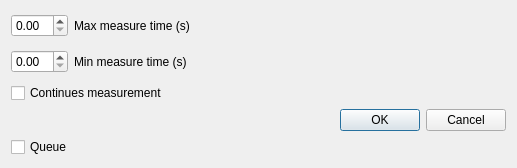
<?xml version="1.0" encoding="UTF-8"?>
<ui version="4.0">
 <class>MeasureDialog</class>
 <widget class="QDialog" name="MeasureDialog">
  <property name="geometry">
   <rect>
    <x>0</x>
    <y>0</y>
    <width>517</width>
    <height>168</height>
   </rect>
  </property>
  <property name="windowTitle">
   <string>Advanced measurement command</string>
  </property>
  <layout class="QGridLayout" name="gridLayout">
   <item row="0" column="0">
    <layout class="QHBoxLayout" name="horizontalLayout">
     <item>
      <widget class="QDoubleSpinBox" name="Maxmeasure">
       <property name="sizePolicy">
        <sizepolicy hsizetype="Fixed" vsizetype="Fixed">
         <horstretch>0</horstretch>
         <verstretch>0</verstretch>
        </sizepolicy>
       </property>
      </widget>
     </item>
     <item>
      <widget class="QLabel" name="label">
       <property name="text">
        <string>Max measure time (s)</string>
       </property>
      </widget>
     </item>
    </layout>
   </item>
   <item row="1" column="0">
    <layout class="QHBoxLayout" name="horizontalLayout_2">
     <item>
      <widget class="QDoubleSpinBox" name="Minmeasure">
       <property name="sizePolicy">
        <sizepolicy hsizetype="Fixed" vsizetype="Fixed">
         <horstretch>0</horstretch>
         <verstretch>0</verstretch>
        </sizepolicy>
       </property>
      </widget>
     </item>
     <item>
      <widget class="QLabel" name="label_2">
       <property name="sizePolicy">
        <sizepolicy hsizetype="Preferred" vsizetype="Preferred">
         <horstretch>0</horstretch>
         <verstretch>0</verstretch>
        </sizepolicy>
       </property>
       <property name="text">
        <string>Min measure time (s)</string>
       </property>
      </widget>
     </item>
    </layout>
   </item>
   <item row="2" column="0">
    <layout class="QHBoxLayout" name="horizontalLayout_3">
     <item>
      <widget class="QCheckBox" name="continues">
       <property name="text">
        <string>Continues measurement</string>
       </property>
      </widget>
     </item>
    </layout>
   </item>
   <item row="4" column="0" alignment="Qt::AlignRight">
    <widget class="QDialogButtonBox" name="buttonBox">
     <property name="orientation">
      <enum>Qt::Horizontal</enum>
     </property>
     <property name="standardButtons">
      <set>QDialogButtonBox::Cancel|QDialogButtonBox::Ok</set>
     </property>
    </widget>
   </item>
   <item row="5" column="0">
    <widget class="QCheckBox" name="Queue">
     <property name="minimumSize">
      <size>
       <width>495</width>
       <height>0</height>
      </size>
     </property>
     <property name="text">
      <string>Queue</string>
     </property>
    </widget>
   </item>
  </layout>
 </widget>
 <resources/>
 <connections>
  <connection>
   <sender>buttonBox</sender>
   <signal>accepted()</signal>
   <receiver>MeasureDialog</receiver>
   <slot>accept()</slot>
   <hints>
    <hint type="sourcelabel">
     <x>248</x>
     <y>254</y>
    </hint>
    <hint type="destinationlabel">
     <x>157</x>
     <y>274</y>
    </hint>
   </hints>
  </connection>
  <connection>
   <sender>buttonBox</sender>
   <signal>rejected()</signal>
   <receiver>MeasureDialog</receiver>
   <slot>reject()</slot>
   <hints>
    <hint type="sourcelabel">
     <x>316</x>
     <y>260</y>
    </hint>
    <hint type="destinationlabel">
     <x>286</x>
     <y>274</y>
    </hint>
   </hints>
  </connection>
 </connections>
</ui>
